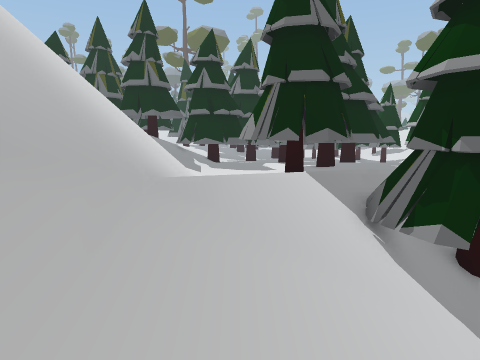
view 1 (above)

22 first-person views from a walk through a Unity game level. The camera is 1.3 m above the floor, tilts 8° down and sees 75° across. The floor is counted in squares, 0.5 m on a side. Each view is taken from the middle of a square. On the plan, view 1 faces up. The plan holds only what a view shows up to about 20 squares ahead; the rest is blank. The place goes on beyond the plan. The player is left out. Some animated figures are left out.

view 2
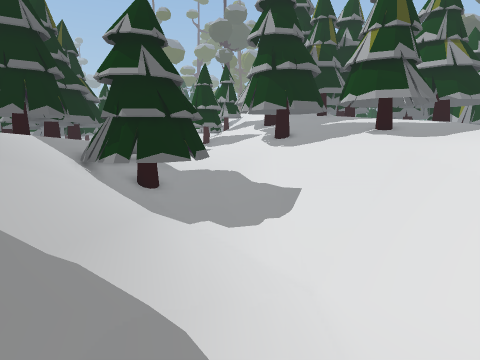

view 3
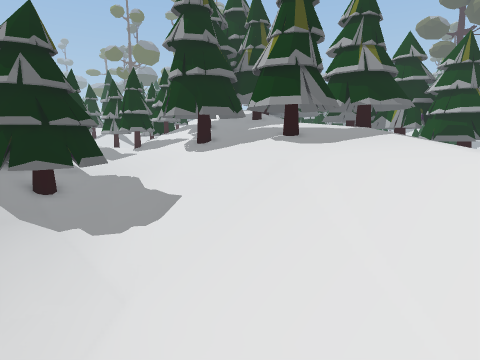

view 4
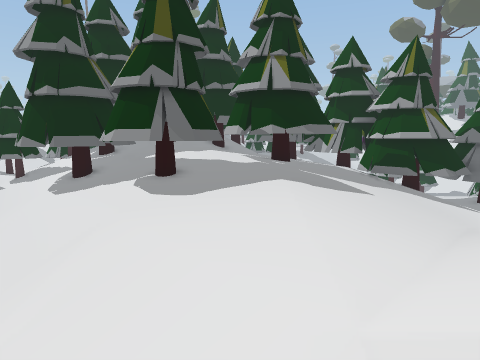

view 5
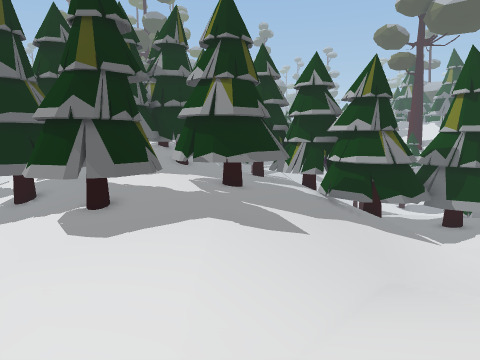

view 6
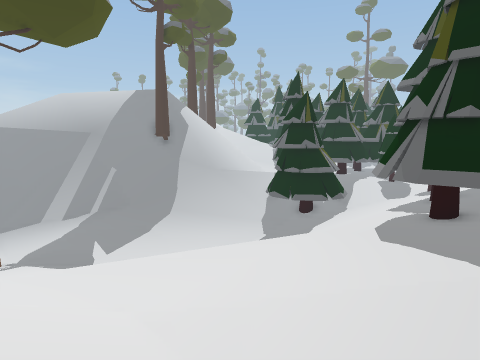

view 7
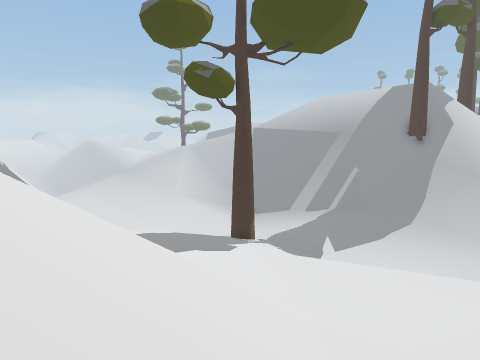

view 8
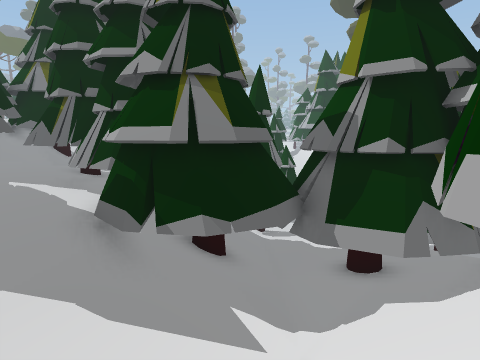

view 9
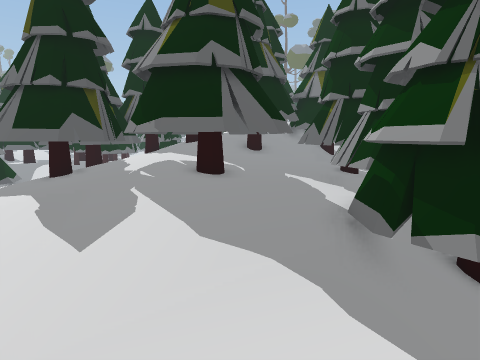

view 10
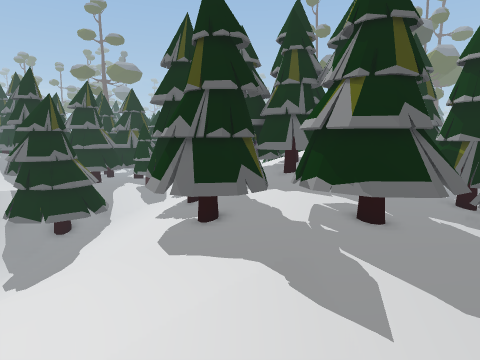

view 11
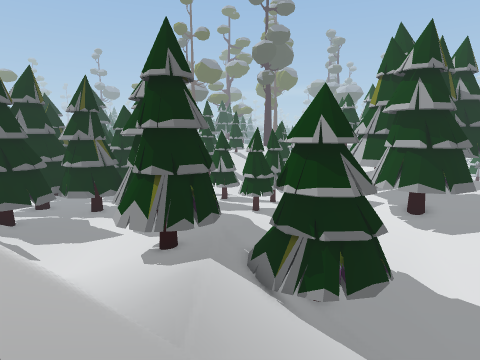

view 12
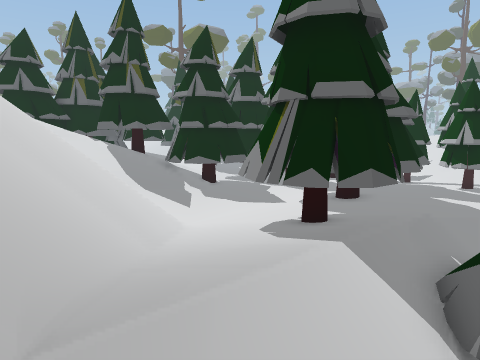

view 13
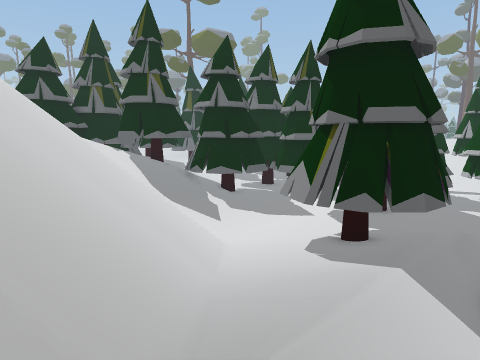

view 14
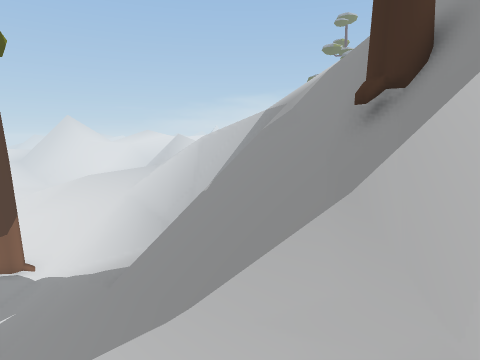

view 15
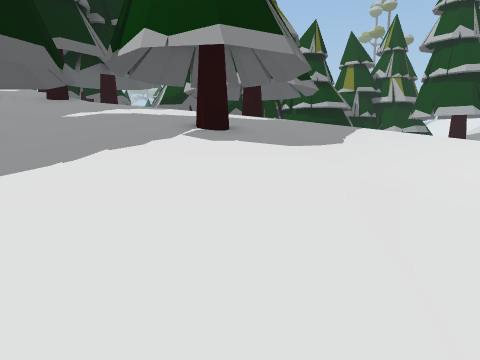

view 16
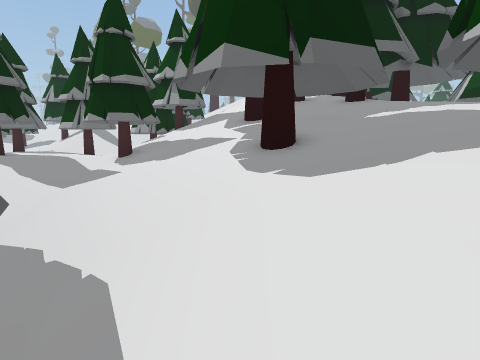

view 17
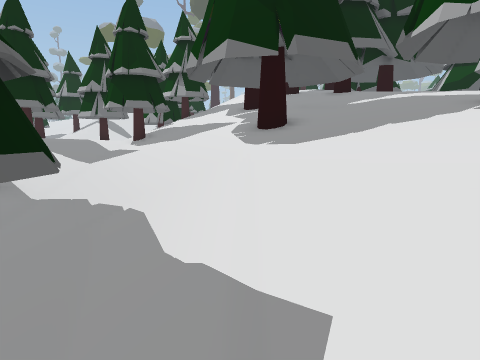

view 18
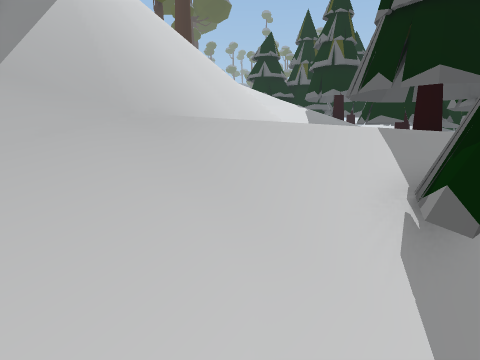

view 19
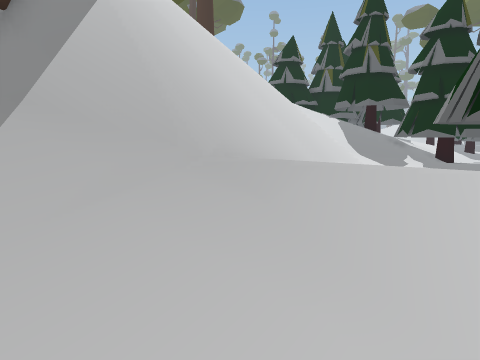

view 20
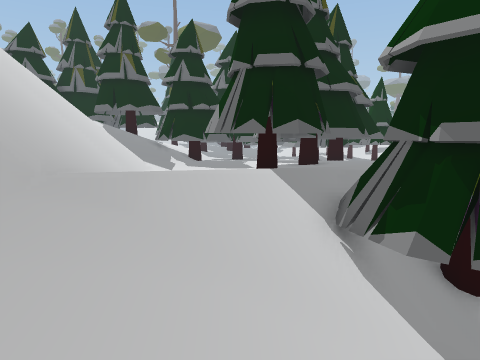

view 21
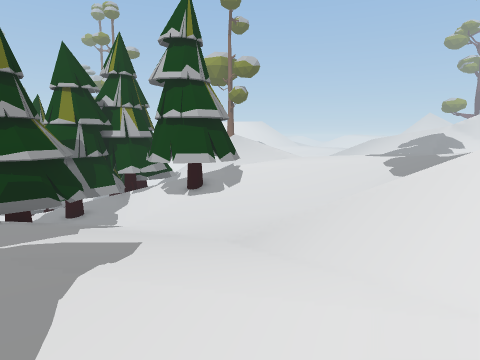

view 22
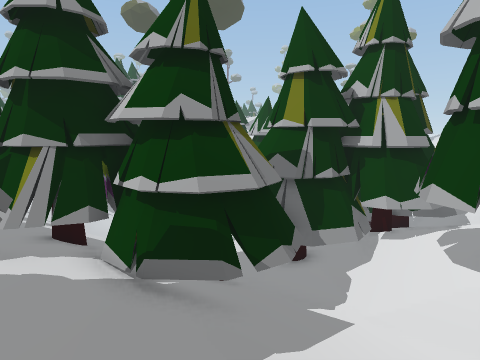

### Floor plan
Key: @ floor where view 1 was taken; # wall or solid block; . main floor; : floor 0.25 m higher than the main floor; - floor 0.25 m lower than the main floor; + floor 0.5 m higher than the main floor; _ floor 0.5 m lower than the main floor; * floor 0.75 m higher than the main floor; < floor 0.75 m lower than the main floor; % floor 1 m higher than the main floor; ( floor 1 m lower than the main floor; ! floor 1.25 m lower than the main floor; / step, stairs or slope; = window, fence, low wall or low ledge; ^ raised ledge; v drop or lower ground; T pine tree; R tree; O other object.
Columns run from 5 left of view 1 to 37 right of it. Each row starts with its distance up from view 1.
 21 TTTT TTT        .TT
 20 TTT  TTT     TTT./////
 19 TTTTTTTTTT    TT./////
 18 T+TTTTTTTTT   ...////   O
 17 ///TT....TTTT TT....   OO
 16 ///.... TT TTTTT
 15 //:....TT  TT.TT.
 14  ::....TTTTT....TTTTT
 13   :....TTTTT.TT.TT.TT
 12    ...TTTTT:.TT...TTT
 11    //TTTT ::.TTTTTTTT
 10     .TTTT ../..TTT           TT
  9   = :TTTT..--/-.TTTTT TTTTTTTTTTT
  8   = ::://TTTT_//.TTTT T TTTTTTTTT
  7   ^ :://TTTTT_-.TTTTTTT T   TTTTT
  6  #^ ////TTTTT_-.TTTTTTTTTTTTT*T
  5  #^*////TTTTT_-TTTTTTTTTTTTTTT
  4  #=//////TTT<//.TTTT**TTTTTTTTT
  3 ###///////(/////.TTT**%%**T+TTT
  2 ##////////(/////.TTTTT*TTT++TTTT        TT
  1 //////////!/////.TTTTTTTTTT+TTT         TT
  0 /////@////!/////.TTTTTTTTTT+TTT
 -1 //////////!/////.TTTT+TTTTT TTTT  T
 -2    //////!//////:::+++TTTTT:TTTT /TT
 -3 vv__////!//////..::++++TTT::TTT  / T
 -4 =<<<///!//////...::++++::::.TTTTT<<<
 -5 ((((//!  ////....::::::::.//TTTT T
 -6 ((((/!// ///-....::::::..//.TTTTTT    TT TT
 -7 ((((!//////--....:.........--_TTTT   TTT  T
 -8 !!!!RR(//__--...///////...--_-TTTTT  T
 -9 (((!R#(/<__--..////////...--TT-TTTTT
-10 ((((((/<___--. ////////...-TTTT TTOOOO

Positions as (right, up) in squares from view 1, and headings:
1: (0, 0), facing up
2: (-1, -5), facing up-right
3: (2, -8), facing up-right
4: (8, -9), facing up-right
5: (10, -10), facing up-right
6: (16, -10), facing up-left
7: (16, -9), facing left
8: (20, -10), facing up-right
9: (20, -10), facing up
10: (15, -10), facing up
11: (-4, 1), facing up-right
12: (0, 3), facing up
13: (-1, 3), facing up
14: (1, 5), facing down-left
15: (7, 0), facing right
16: (7, 1), facing up-right
17: (6, 0), facing up-right
18: (4, 2), facing up-left
19: (2, 2), facing up-left
20: (1, 1), facing up
21: (11, -2), facing down-right
22: (17, -5), facing right
